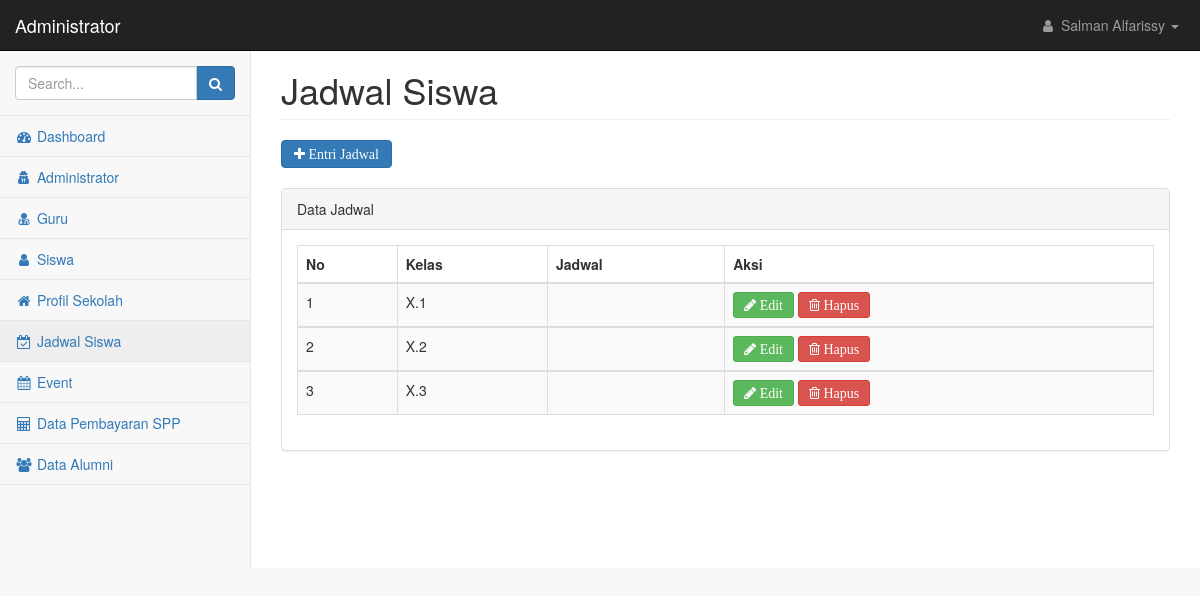
Before: /admin/index.php?page=jadwal&id_adm=1 with the older database file.
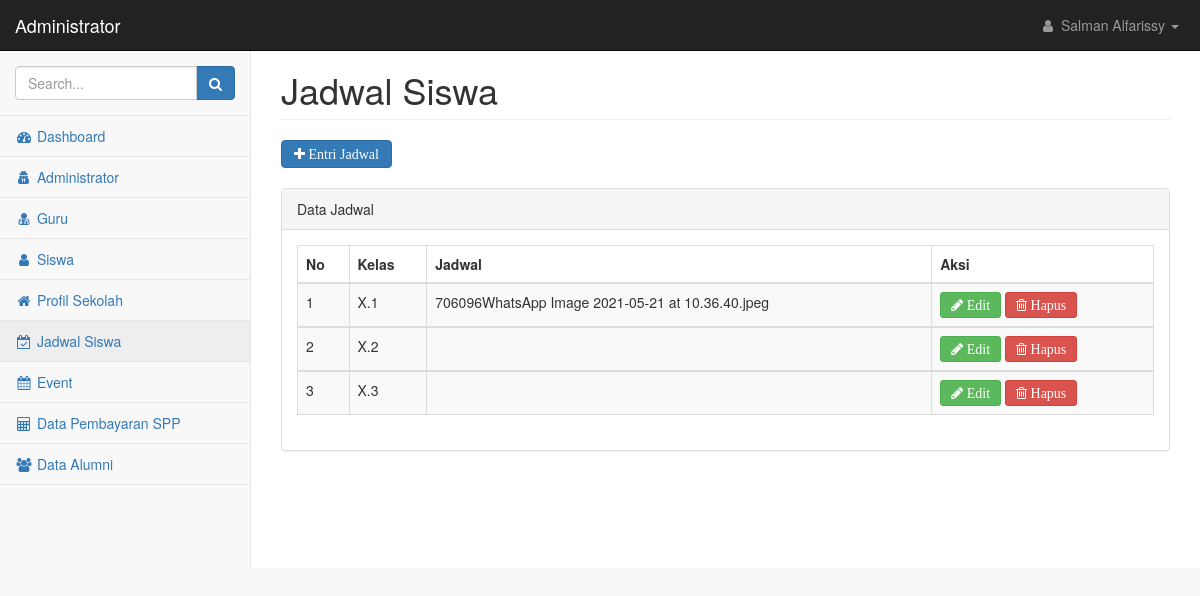
After: the same page with the newer database file.
### tables this page shows
CREATE TABLE `kelas` (
  `kelas` varchar(50) NOT NULL,
  `jadwal` text NOT NULL
);

### admin/jadwal.php (the view, shortened to what this page needs)
<div class="row">
    <div class="col-lg-12">
        <h1 class="page-header">Jadwal Siswa</h1>
    </div>
</div>
<?php
include("../koneksi.php");
$aksi=isset($_GET['aksi']) ? $_GET['aksi'] : 'list';
switch ($aksi){
    case 'list';
?>
<div>
    <a href=?page=jadwal&aksi=entri&id_adm=<?php echo $_GET['id_adm'] ?> class="btn btn-primary fa fa-plus"> Entri Jadwal </a>
</div>
<br/>
<div class="row">
    <div class="col-lg-12">
        <div class="panel panel-default">
            <div class="panel-heading">
               Data Jadwal
            </div>
            <div class="panel-body">
                <div class="table-responsive">
                    <table class="table table-striped table-bordered table-hover" id="dataTables-example">
                        <thead>
                            <tr>
                                <th>No</th>
                                <th>Kelas</th>
                                <th>Jadwal</th>
                                <th>Aksi</th>
                            </tr>
                        </thead>
                        <?php
                        $no=1;
                        $tampil=mysqli_query($koneksi,"SELECT * FROM kelas order by kelas");
                        while ($data=mysqli_fetch_array($tampil)) {
                        ?>
                        <tbody>
                            <tr class="odd gradeX">
                                <td><?php echo $no?></td>
                                <td><?php echo $data['kelas']?></td>
                                <td><?php echo $data['jadwal']?></td>
                                <td><a href=?page=jadwal&aksi=edit&id_adm=<?php echo $_GET['id_adm'] ?>&kelas=<?php echo $data['kelas']; ?> class="btn btn-success btn-sm fa fa-pencil"> Edit</a>
			                        <a href="aksi_jadwal.php?page=jadwal&id_adm=<?php echo $_GET['id_adm'] ?>&proses=hapus&kelas=<?php echo $data['kelas']; ?>"
				                    onclick="return confirm('Yakin akan menghapus data ?');" class="btn btn-danger btn-sm fa fa-trash-o"> Hapus</td>
                            </tr>
                            <?php
                            $no++;
                        }
                            ?>
                        </tbody>
                    </table>
                    <?php
                        break;
                    ?>
                    <?php
                    }
                    ?>
                </div>
            </div>
        </div>
    </div>
</div>

### admin/index.php (shortened to what this page needs)
<!DOCTYPE html>
<html lang="en">
    <head>
        <link href="../scss/bootstrap.min.css" rel="stylesheet">
        <link href="../scss/metisMenu.min.css" rel="stylesheet">
        <link href="../css/dataTables/dataTables.bootstrap.css" rel="stylesheet">
        <link href="../css/dataTables/dataTables.responsive.css" rel="stylesheet">
        <link href="../scss/timeline.css" rel="stylesheet">
        <link href="../scss/startmin.css" rel="stylesheet">
        <link href="../scss/morris.css" rel="stylesheet">
        <link href="../scss/font-awesome.min.css" rel="stylesheet" type="text/css">
    </head>
    <body>
        <div id="wrapper">
            <nav class="navbar navbar-inverse navbar-fixed-top" role="navigation">
                <div class="navbar-header">
                    <a class="navbar-brand" href="index.php">Administrator</a>
                </div>
                <ul class="nav navbar-right navbar-top-links">
                    <li class="dropdown">
                        <a class="dropdown-toggle" data-toggle="dropdown" href="#">
                        <?php
                        include("../koneksi.php");
                        $query=mysqli_query($koneksi,"SELECT * FROM administrator WHERE id_adm=$_GET[id_adm]");
                        $data=mysqli_fetch_array($query);
                        ?>
                            <i class="fa fa-user fa-fw"></i> <?php echo $data['nama_ad']; ?> <b class="caret"></b>
                        </a>
                    </li>
                </ul>
                <div class="navbar-default sidebar" role="navigation">
                    <div class="sidebar-nav navbar-collapse">
                        <ul class="nav" id="side-menu">
                            <li class="sidebar-search">
                                <div class="input-group custom-search-form">
                                    <input type="text" class="form-control" placeholder="Search...">
                                    <span class="input-group-btn">
                                        <button class="btn btn-primary" type="button">
                                            <i class="fa fa-search"></i>
                                        </button>
                                </span>
                                </div>
                            </li>
                            <li>
                                <a <?php if ($_GET["page"]=="home"){echo 'class="active"'; }?> href="?page=home&id_adm=<?php echo $_GET['id_adm']?>" ><i class="fa fa-dashboard fa-fw"></i> Dashboard</a>
                            </li>
                            <li>
                                <a <?php if ($_GET["page"]=="administrator"){echo 'class="active"'; }?> href="?page=administrator&id_adm=<?php echo $_GET['id_adm']?>"><i class="fa fa-user-secret fa-fw"></i> Administrator </a>
                            </li>
                            <li>
                                <a <?php if ($_GET["page"]=="guru"){echo 'class="active"'; }?> href="?page=guru&id_adm=<?php echo $_GET['id_adm']?>"><i class="fa fa-user-md fa-fw"></i> Guru </a>
                            </li>
                            <li>
                                <a <?php if ($_GET["page"]=="siswa"){echo 'class="active"'; }?> href="?page=siswa&id_adm=<?php echo $_GET['id_adm']?>"><i class="fa fa-user fa-fw"></i> Siswa </a>
                            </li>
                            <li>
                                <a <?php if ($_GET["page"]=="profil"){echo 'class="active"'; }?> href="?page=profil&id_adm=<?php echo $_GET['id_adm']?>"><i class="fa fa-home fa-fw"></i> Profil Sekolah </a>
                            </li>
                            <li>
                                <a <?php if ($_GET["page"]=="jadwal"){echo 'class="active"'; }?> href="?page=jadwal&id_adm=<?php echo $_GET['id_adm']?>"><i class="fa fa-calendar-check-o fa-fw"></i> Jadwal Siswa </a>
                            </li>
                            <li>
                                <a <?php if ($_GET["page"]=="event"){echo 'class="active"'; }?> href="?page=event&id_adm=<?php echo $_GET['id_adm']?>"><i class="fa fa-calendar fa-fw"></i> Event </a>
                            </li>
                            <li>
                                <a <?php if ($_GET["page"]=="data_spp"){echo 'class="active"'; }?> href="?page=data_spp&id_adm=<?php echo $_GET['id_adm']?>"><i class="fa fa-calculator fa-fw"></i> Data Pembayaran SPP </a>
                            </li>
                            <li>
                                <a <?php if ($_GET["page"]=="alumni"){echo 'class="active"'; }?> href="?page=alumni&id_adm=<?php echo $_GET['id_adm']?>"><i class="fa fa-users fa-fw"></i> Data Alumni </a>
                            </li>
                        </ul>
                    </div>
                </div>
            </nav>
            <div id="page-wrapper">
                <div class="container-fluid">
                    <?php
include_once "main.php";
?>
                </div>
            </div>
        </div>
    </body>
</html>

### admin/main.php (shortened to what this page needs)
<?php
$page=isset($_GET['page']) ? $_GET['page'] : 'home';
if ($page=='jadwal') include 'jadwal.php';

### scss/startmin.css (style rules this page uses)
body { background-color: #f8f8f8; }
#wrapper { width: 100%; }
#page-wrapper { padding-top: 30px; min-height: 568px; background-color: #fff; }
@media (min-width:768px) { #page-wrapper { position: inherit; margin-left: 250px; padding: 30px 15px 0 15px; border-left: 1px solid #e7e7e7; } }
.navbar-header { float: left; }
.navbar-right { text-align: right; }
.navbar-top-links { margin: 0; }
.navbar-top-links li { display: inline-block; }
.navbar-top-links li:last-child { margin-right: 6px; }
.navbar-top-links li a { padding: 15px; min-height: 50px; }
.navbar-top-links>li>a { color: #999; }
.sidebar .sidebar-nav.navbar-collapse { padding-right: 0; padding-left: 0; }
.sidebar .sidebar-search { padding: 15px; }
.sidebar ul li { border-bottom: 1px solid #e7e7e7; }
.sidebar ul li a.active { background-color: #eee; }
@media (min-width:768px) { .sidebar { z-index: 1; position: absolute; width: 250px; margin-top: 51px; } }

Changed rows visible on the page:
changed kelas "X.1": jadwal (not shown) → "706096WhatsApp Image 2021-05-21 at 10.36.40.jpeg"
